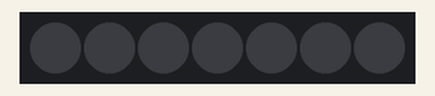
Simulated run of this sketch. Board: Arduino Uno, built with avr-gcc and run on an emulated ATmega328P. On the bench: 7 RGB LEDs in strip order, left to right.

Above: at 0.3 s.
At 1.5 s:
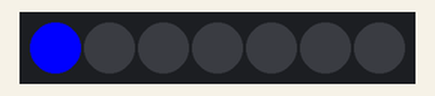
Timing chart, 0 to 130.0 s (numbered marks = the images above):
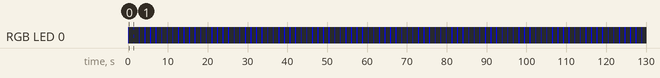

The sketch:

simple_Testing.ino
```cpp
#include "FastLED.h"

#define LED_DT 6                                             // Data pin to connect to the strip.
#define COLOR_ORDER GRB                                       // It's GRB for WS2812 and BGR for APA102.
#define LED_TYPE WS2812B                                       // Using APA102, WS2812, WS2801. Don't forget to modify LEDS.addLeds to suit.
#define NUM_LEDS 7                                           // Number of LED's.


struct CRGB leds[NUM_LEDS];                                   // Initialize our LED array.

void setup() {
      pinMode(LED_DT,OUTPUT);        // Make the LED data pin as output
  LEDS.addLeds<LED_TYPE, LED_DT, COLOR_ORDER>(leds, NUM_LEDS);  // Use this for WS2812

}

void loop()
{
      leds[0] = CRGB::Blue;

      FastLED.show();

      delay(200);

      leds[0] = CRGB::Black;

      FastLED.show();

      delay(200);


      //digitalWrite(6, !digitalRead(6));
      delay(1000);

}
```

Measured:
- by itself, RGB LED 0: alternates RGB(0, 0, 255) for 0.20 s and off for 1.2 s
- what the display in image 0 shows lasts 1.2 s, from 0.2 s to 1.4 s
